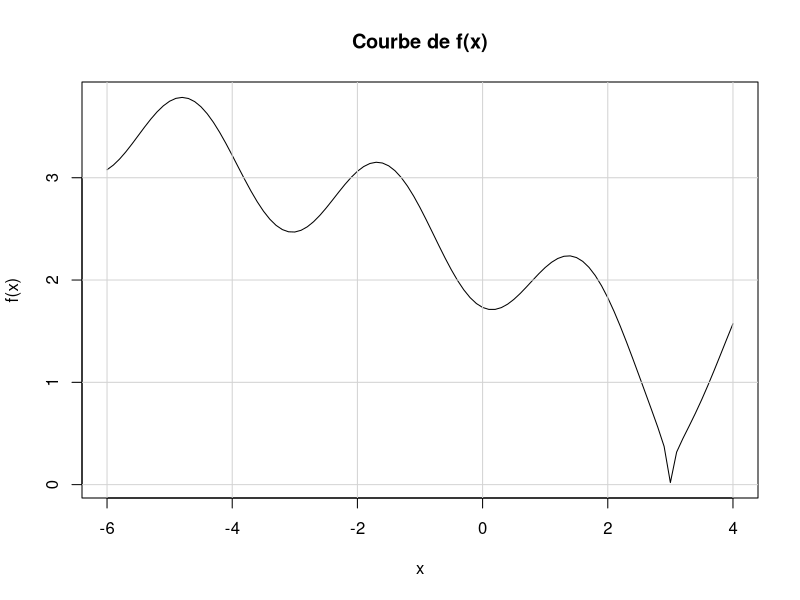
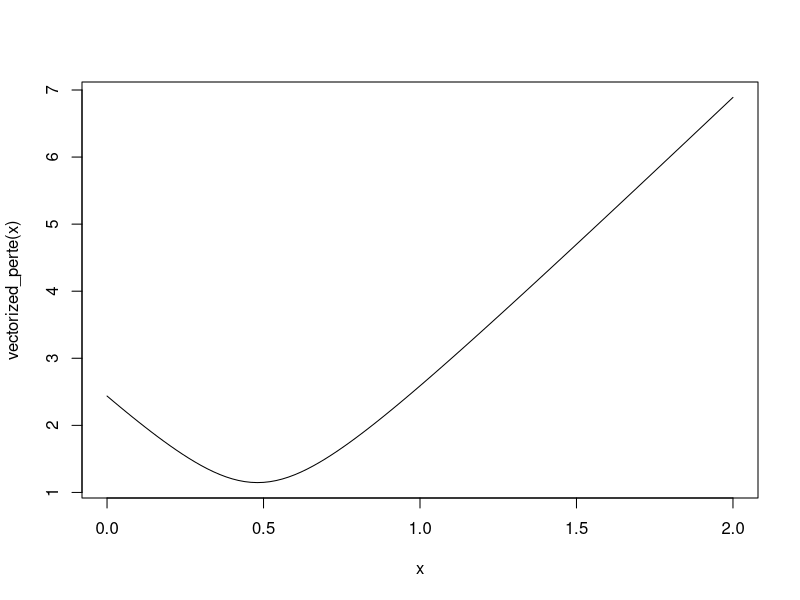
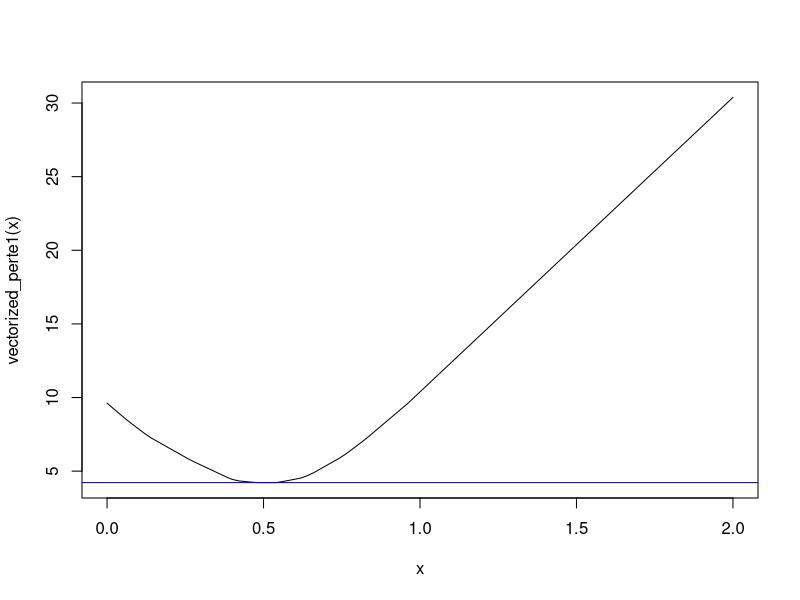

Here is the R script that generated these plots, in order:
## Vign? Quentin
## TD1 Parallel Computing for Data Science
## 21/09/2020


## Exercice 1 ####
# 1) is.integer(2) -> FALSE c'est un double
is.integer(2)
# 2) if(sqrt(2) * sqrt(2) != 2) print("what ?!") -> renvoi what car pas double 2
if(sqrt(2) * sqrt(2) != 2) print("what ?!") 
# 3) if(0.1 + 0.2 == 0.3) print("result is ok") -> 
if(0.1 + 0.2 == 0.3) print("result is ok")
# 4) if(0.1 + 0.2 != 0.3) print("no way !!!!")
if(0.1 + 0.2 != 0.3) print("no way !!!!")

## Exercice 2 ####
# 1)
f <- function(x) sin(x)^2 + sqrt(abs(x-3))
f2 <- function(x) -f(x)
# 2)
curve(f, from=-6, to=4, main='Courbe de f(x)')
grid(lty=1)
# 3)
integrate(f, lower = -6, upper = 4)
# 4)
optimise(f,c(-6,4))
# 5)
## Exercice 3 ####
# 1)
simuData <- function(n){
  set.seed(2020)
  runif(n)
} 
# 2)
perte <- function(s, y=simuData(20), p=2) (sum(abs(s-y) ^ p)) ^ (1 / p)
perte1 <- function(s, y=simuData(20), p=1) (sum(abs(s-y) ^ p)) ^ (1 / p)

# 3)
y <- simuData(20)

ps <- c(1, 2, 5, 1/2)
lps <- length(ps)
results <- data.frame(p         = numeric(lps),
                      minimum   = numeric(lps),
                      objective = numeric(lps))

for (p in seq_along(ps)) {
  print(paste("Begin computation for p = ", ps[p]))
  res <- optimise(f = perte, interval = range(y), y = y, p = ps[p])
  results[p, ] <- c(ps[p], res)
}
# 4)
vectorized_perte <- Vectorize(perte)
curve(vectorized_perte, from = 0, to = 2)
vectorized_perte1 <- Vectorize(perte1)
curve(vectorized_perte1, from = 0, to = 2)
abline(h=results$objective[2], col='red')

# 5)
median(y) # should be minimum for p = 1
mean(y)   # should be minimum for p = 2

# 6)
abline(h=results$objective[1], col='blue')
## Exercice 4 ####
